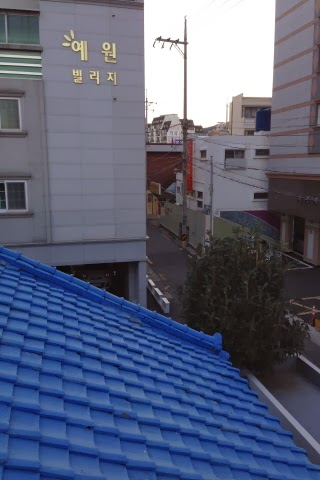
#> input picture Project3A/Video_Mosaicing/test_img/S1.jpg, 320 x 480 px
$ python wrapper2.py   (older library calls are emulated)
#> lines starting #> are read from the running program, lines starting #| are printed output that depends on the picture
### Project3A/Video_Mosaicing/mymosaic.py
'''
  File name: mymosaic.py
  Author:
  Date created:
'''

'''
  File clarification:
    Produce a mosaic by overlaying the pairwise aligned images to create the final mosaic image. If you want to implement
    imwarp (or similar function) by yourself, you should apply bilinear interpolation when you copy pixel values.
    As a bonus, you can implement smooth image blending of the final mosaic.
    - Input img_input: M elements numpy array or list, each element is a input image.
    - Outpuy img_mosaic: H × W × 3 matrix representing the final mosaic image.
'''

from helper import *;

def processList(img_input):


  length = int(len(img_input));

  middleElement = int(length/2);

  leftPart = img_input[:middleElement]
  leftPart.reverse()
  rightPart = img_input[middleElement + 1:]

  centerImage = img_input[middleElement]

  img_mosaic = findOutputForColorImageArray(centerImage, leftPart + rightPart)

  return img_mosaic

def mymosaic(img_input):
  # Your Code Here

  return processList(list(img_input))

### Project3A/Video_Mosaicing/helper.py


import numpy as np

import math

from scipy.interpolate import interp2d

from scipy.interpolate import griddata


from PIL import Image

import cv2


from constants import *

from scipy import signal


import numpy as np

from corner_detector import *
from anms import *

from feat_desc import *;

from scipy import signal;

from feat_match import *;

from ransac_est_homography import *;

from PIL import Image

from scipy.misc import imresize

from sift import *

import numpy as np

from corner_detector import *

from anms import *

from feat_desc import *;

from scipy import signal;

from feat_match import *;

from ransac_est_homography import *;

from PIL import Image

from scipy.misc import imresize

from sift import *

PROWS  = 20
PCOLS  = 20

DIVIDE_EPSILON = 0.0001

from constants import *

from scipy import signal

from helper import *

from scipy import ndimage

import matplotlib.pyplot as plt

import cv2


# [520 lines left out: functions implOneGenerateD, implOneGenerateDALL, implOne, mergeImages, GaussianPDF_2D, GaussianPDF_1D and 1 more, not called in this run]


def rgb2gray(rgb):
	return np.dot(rgb[...,:3], [0.299, 0.587, 0.114])


def findOutputForColorImage(im1, im2, siftFlag, wrapFlag):


	square = rgb2gray(im1)
	squareShift = rgb2gray(im2)


	square.astype("float")
	squareShift.astype("float")

	square = imresize(square, 1.0)
	squareShift = imresize(squareShift, 1.0)

	H = getHomo(square, squareShift, siftFlag)

	redplane, redplaneD, redplaneA  = mergeImages(im1[:,:,0], im2[:,:,0], H, wrapFlag)
	greenplane, greenplaneD, greenplaneA  =  mergeImages(im1[:,:,1], im2[:,:,1], H, wrapFlag)
	blueplane, blueplaneD, blueplaneA = mergeImages(im1[:,:,2], im2[:,:,2], H, wrapFlag)


	newImageS = np.zeros((redplane.shape[0], redplane.shape[1], 3), dtype="uint8")
	newImageD = np.zeros((redplane.shape[0], redplane.shape[1], 3), dtype="uint8")
	newImageA = np.zeros((redplane.shape[0], redplane.shape[1], 3), dtype="uint8")

	newImageA[:,:,0] = redplaneA
	newImageA[:,:,1] = greenplaneA
	newImageA[:,:,2] = blueplaneA

	newImageS[:,:,0] = redplane
	newImageS[:,:,1] = greenplane
	newImageS[:,:,2] = blueplane

	newImageD[:,:,0] = redplaneD
	newImageD[:,:,1] = greenplaneD
	newImageD[:,:,2] = blueplaneD

	x1,x2,y1,y2 = bbox1(redplaneA)

	# [4 lines of commented-out code are left out]


	newMask = newImageA[x1:x2+1, y1:y2+1,:]


	sImage = newImageS[x1:x2+1, y1:y2+1,:]
	dImage = newImageD[x1:x2+1, y1:y2+1,:]

	#Image.fromarray(newMask.astype("uint8")).show()
	#Image.fromarray(sImage.astype("uint8")).show()
	#Image.fromarray(dImage.astype("uint8")).show()

	mergedImage = cv2.seamlessClone(dImage, sImage, newMask.astype("uint8"), (int((sImage.shape[1])/2), int((sImage.shape[0])/2)), cv2.MIXED_CLONE)

	modifiedImage = newImageS.copy()

	modifiedImage[x1:x2+1, y1:y2+1,:] = mergedImage

	#mergedImage = np.clip(mergedImage, 0,255)

	#Image.fromarray(mergedImage.astype("uint8")).show()

	return modifiedImage


def getHomo(square, squareShift, siftFlag):

	x = None
	y = None
	xS = None
	yS = None
	fd = None
	fdS = None

	if not siftFlag:

		cmx = corner_detector(square)
		cmxS = corner_detector(squareShift)

		# Normalizing
		dst_norm = np.empty(cmx.shape, dtype=np.float32)
		cv2.normalize(cmx, dst_norm, alpha=0, beta=255, norm_type=cv2.NORM_MINMAX)
		dst_norm_scaled = cv2.convertScaleAbs(dst_norm)

		plt.imshow(cmx,cmap='jet')
		plt.show()

		dst_norm = np.empty(cmxS.shape, dtype=np.float32)
		cv2.normalize(cmxS, dst_norm, alpha=0, beta=255, norm_type=cv2.NORM_MINMAX)
		dst_norm_scaled = cv2.convertScaleAbs(dst_norm)


		plt.imshow(cmxS,cmap='jet')
		plt.show()
		# [5 lines of commented-out code are left out]

		print("anms computation")
		x,y,rmax = anms(cmx, Edge)
		xS,yS,rmaxS = anms(cmxS, Edge)
		print("anms done")

		# [6 lines of commented-out code are left out]


		fd =  implOne(square, x, y)
		fdS = implOne(squareShift, xS, yS)

		print("Descriptor Size")
		print(fd.shape)

	else:

		ppx, fd = computeSift(square)

		ppsx, fdS = computeSift(squareShift)

		x = ppx[:,0]
		y = ppx[:,1]

		xS = ppsx[:,0]
		yS = ppsx[:,1]

	implot = plt.imshow(square,cmap='gray')
	plt.plot(x,y,'ro',markersize = 2)
	plt.show()

	implot = plt.imshow(squareShift,cmap='gray')
	plt.plot(xS,yS,'ro',markersize=2)
	plt.show()

	mathingSet1 = feat_match(fdS, fd)
	mathingSet2 = feat_match(fd, fdS)


	map1 = {}

	smx = []
	smy = []
	dmx = []
	dmy = []

	for index in range(mathingSet1.shape[0]):
		if mathingSet1[index]!= -1:
			map1[(x[mathingSet1[index]], y[mathingSet1[index]])] = (xS[index], yS[index])


	mathes1to2 = []

	skpoints = []
	dkpoints = []

	count = 0;

	for index in range(mathingSet2.shape[0]):
		if mathingSet2[index]!= -1:
			newPoint = (xS[mathingSet2[index]], yS[mathingSet2[index]])
			currentPoint = (x[index], y[index])
			if currentPoint in map1 and map1[currentPoint] == newPoint:
				smx.append(x[index])
				smy.append(y[index])
				mathes1to2.append(cv2.DMatch(count, count, 1))
				count += 1

				dmx.append(xS[mathingSet2[index]])
				dmy.append(yS[mathingSet2[index]])

				skpoints.append(cv2.KeyPoint(x=x[index],y=y[index], _size=0))
				dkpoints.append(cv2.KeyPoint(x=xS[mathingSet2[index]], y=yS[mathingSet2[index]], _size=0))


	smx = np.array(smx)
	smy = np.array(smy)
	dmx = np.array(dmx)
	dmy = np.array(dmy)


	draw_params = dict(matchColor = (0,255,0), singlePointColor = None,matchesMask = None, flags = 2)

	src_pts = np.zeros((smx.shape[0],2), dtype="float32")
	dst_pts = np.zeros((smx.shape[0],2), dtype="float32")

	src_pts[:,0] = smx
	src_pts[:,1] = smy

	dst_pts[:,0] = dmx
	dst_pts[:,1] = dmy

	img3 = cv2.drawMatches(square,skpoints,squareShift,dkpoints,mathes1to2,None,**draw_params)

	Image.fromarray(img3.astype("uint8")).show()

	H, inliners = ransac_est_homography(dmx, dmy, smx, smy, SSD_THRES)

	indexesO = np.where(np.array(inliners)==0)
	print(indexesO)

	indexesI = np.where(np.array(inliners)==1)
	print(indexesI)

	sptsx = smx[indexesO]
	sptsy = smy[indexesO]
	dptsx = dmx[indexesO]
	dptsy = dmy[indexesO]

	ransacsqaure = square.copy()
	ransacsqaureshift = squareShift.copy()

	# [5 lines of commented-out code are left out]

	implot = plt.imshow(ransacsqaure,cmap='gray')
	plt.plot(sptsx,sptsy,'o',markersize=5)
	plt.plot(smx[indexesI],smy[indexesI],'ro',markersize=5)
	plt.show()

	implot = plt.imshow(ransacsqaureshift,cmap='gray')
	plt.plot(dptsx,dptsy,'o',markersize=5)
	plt.plot(dmx[indexesI],dmy[indexesI],'ro',markersize=5)
	plt.show()

	return H


# [4 lines left out: function bbox1, not called in this run]


def findOutputForColorImageArray(centerImage,orderBlending, siftFlag = True, wrapFlag = False, resize = 1.0):

	centerImage = imresize(centerImage, resize)

	currentImage = np.array(centerImage)

	orderBlending = [imresize(i, resize) for i in orderBlending]

	for destImage in orderBlending:
		currentImage = findOutputForColorImage(currentImage, np.array(destImage), siftFlag, wrapFlag)

	Image.fromarray(currentImage.astype("uint8")).show()


#def projectImage(image, cylinder):

### Project3A/Video_Mosaicing/sift.py

import cv2 as cv2
import numpy as np

def computeSift(grayImage):


	print(grayImage.shape)
	nei = np.zeros((grayImage.shape[0], grayImage.shape[1], 3 ), dtype="uint8")

	nei[:,:,0] = grayImage
	nei[:,:,1] = grayImage
	nei[:,:,2] = grayImage


	sift = cv2.xfeatures2d.SIFT_create(3000)
	kp1,grid_z0 = sift.detectAndCompute(grayImage,None)
	#print(kp1)
	#orb = cv.ORB_create(nfeatures = 500)
	#kp, grid_z0 = sift.detectAndCompute(nei,None)
	pts = np.array([i.pt for i in kp1])
	print(pts)
	#grid_z0m = grid_z0 - np.mean(grid_z0, axis=1).reshape((grid_z0.shape[0],1))

#	grid_z0nv = grid_z0m / np.std(grid_z0m, axis=1).reshape((grid_z0.shape[0],1))


	print("shift")
	print(pts.shape)
	#print(grid_z0.shape)

	return pts, np.transpose(grid_z0)

### Project3A/Video_Mosaicing/anms.py
'''
  File name: anms.py
  Author:
  Date created:
'''

'''
  File clarification:
    Implement Adaptive Non-Maximal Suppression. The goal is to create an uniformly distributed
    points given the number of feature desired:
    - Input cimg: H × W matrix representing the corner metric matrix.
    - Input max_pts: the number of corners desired.
    - Outpuy x: N × 1 vector representing the column coordinates of corners.
    - Output y: N × 1 vector representing the row coordinates of corners.
    - Output rmax: suppression radius used to get max pts corners.
'''

import numpy as np

from constants import *

# [5 lines left out: function addIntoSet, not called in this run]

def first_nonzero(arr, axis, invalid_val=-1):
    mask = arr!=MAX
    return np.where(mask.any(axis=axis), mask.argmax(axis=axis), invalid_val)


def anms_vec(cimg, max_pts):

  meanValue = np.mean(cimg.flatten()) + np.std(cimg.flatten())/2;

  validIndexes = np.where(cimg.flatten() > meanValue)


  iflat = cimg.flatten()

  identity = np.arange(iflat.shape[0])

  iflat = iflat[validIndexes]

  imap, jmap = np.meshgrid(np.arange(cimg.shape[0]),np.arange(cimg.shape[1]), indexing='ij')

  imap = imap.flatten()
  jmap = jmap.flatten()

  imap = imap[validIndexes]
  jmap = jmap[validIndexes]

  identity = identity[validIndexes]

  imap = imap.reshape((1,imap.shape[0]))
  jmap = jmap.reshape((1,jmap.shape[0]))


  iref = np.tile(imap, (imap.shape[1],1))
  jref = np.tile(jmap, (imap.shape[1],1))


  ireft = np.transpose(iref)
  jreft = np.transpose(jref)

  #print(iref)
  #print(jref)


  idistance = iref * iref + ireft * ireft - 2 * ireft * iref
  jdistance = jref * jref + jreft * jreft - 2 * jref * jreft

  #print(idistance + jdistance)
  #print(jdistance)

  distance = idistance + jdistance

  distIndexes = np.argsort(distance, axis=1)


  #print(distIndexes)

  distIndexesflatten = distIndexes.flatten()

  intensitiesOrder = iflat[distIndexesflatten]

  identityOrder = identity[distIndexesflatten]


  intensitiesOrder = intensitiesOrder.reshape((imap.shape[1], imap.shape[1]))

  identityOrder = identityOrder.reshape((imap.shape[1], imap.shape[1]))

  distanceOrder = np.sort(distance, axis = 1)


  #print(intensitiesOrder)

  intitalRow = intensitiesOrder[:,0].reshape((imap.shape[1],1))

  intitalRow = intitalRow * THRES

  intitalRowRepeat = np.tile(intitalRow, (1,imap.shape[1]))


  intensitiesOrderSub = intensitiesOrder - intitalRowRepeat

  intensitiesOrderSub[np.where(intensitiesOrderSub < 0)] = MAX


  # savior = np.zeros((imap.shape[1], imap.shape[1]))

  # savior[0,:] = MAX

  intensitiesOrderSub[:,0] = MAX

  # [10 lines of commented-out code are left out]


  indexCount = np.arange(imap.shape[1]) * imap.shape[1]


  # rowTopper = intensitySortOrder[:,0]

  rowTopper = first_nonzero(intensitiesOrderSub[:,1:], axis = 1)  + 1

  rowTopperIndex = rowTopper + indexCount

  radius = distanceOrder.flatten()[rowTopperIndex]

  globalMaxIndex = np.where(iflat == np.max(iflat))

  radius[globalMaxIndex] = np.max(distance, axis = 1)[globalMaxIndex]


  radiusSortOrder = np.argsort(radius)[::-1]


  yOrder = imap.flatten()[radiusSortOrder]

  xOrder = jmap.flatten()[radiusSortOrder]

  radiusOrder = np.sort(radius)

  maxRadius = radiusOrder[max_pts - 1]

  #print(radius.reshape(cimg.shape[0], cimg.shape[1]))

  return np.array(xOrder), np.array(yOrder), maxRadius


# [41 lines left out: function getRadiusMap, not called in this run]

def anms(cimg, max_pts):
  return anms_vec(cimg, max_pts)


# [67 lines left out: function anmsOld, not called in this run]


img = np.zeros((5,5), dtype="float")


img[0,0] = 1

img[4,0] = 1

img[4,4] = 2

img[0,4] = 1

img[2,2] = 1

print(img)


anms_vec(img, 5)

### Project3A/Video_Mosaicing/feat_match.py
'''
  File name: feat_match.py
  Author:
  Date created:
'''

'''
  File clarification:
    Matching feature descriptors between two images. You can use k-d tree to find the k nearest neighbour.
    Remember to filter the correspondences using the ratio of the best and second-best match SSD. You can set the threshold to 0.6.
    - Input descs1: 64 × N1 matrix representing the corner descriptors of first image.
    - Input descs2: 64 × N2 matrix representing the corner descriptors of second image.
    - Outpuy match: N1 × 1 vector where match i points to the index of the descriptor in descs2 that matches with the
                    feature i in descriptor descs1. If no match is found, you should put match i = −1.
'''


from annoy import AnnoyIndex

import numpy as np


THRES = 0.6

def feat_match(descs1, descs2):
  # Your Code Here

  descs1T = np.transpose(descs1)
  descs2T = np.transpose(descs2)

  an = AnnoyIndex(descs1.shape[0])

  for vecIndex in range(descs2T.shape[0]):
    an.add_item(vecIndex, descs2T[vecIndex, :])

  an.build(200)

  mathingIndex = []

  for vecIndex in range(descs1T.shape[0]):
    vector = descs1T[vecIndex, :];
    neighbours, distance = an.get_nns_by_vector(vector, 2, search_k=-1, include_distances=True)

    if distance[1]!= 0 and(1.0*distance[0])/distance[1] <= THRES:
      mathingIndex.append(neighbours[0])
    else:
      mathingIndex.append(-1)


  return np.array(mathingIndex)

### Project3A/Video_Mosaicing/wrapper2.py


from PIL import Image


from helper import *


import sys

from mymosaic import *


iarray = [Image.open("test_img/S1.jpg"), Image.open("test_img/S2.jpg"), Image.open("test_img/S3.jpg"), Image.open("test_img/S5.jpg"), Image.open("test_img/S6.jpg")]
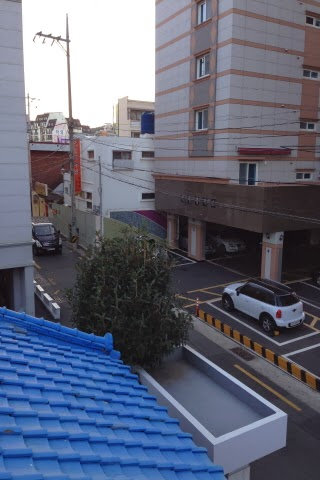
#> input picture Project3A/Video_Mosaicing/test_img/S2.jpg, 320 x 480 px
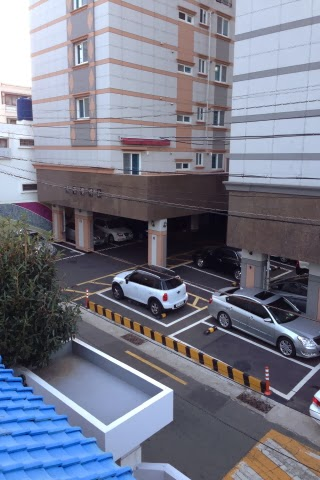
#> input picture Project3A/Video_Mosaicing/test_img/S3.jpg, 320 x 480 px
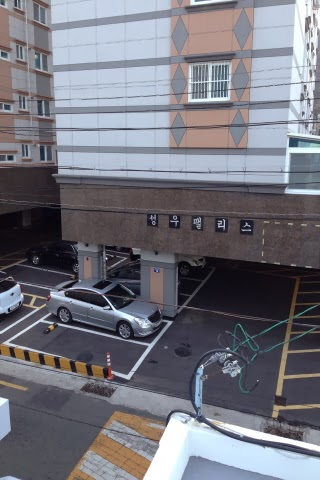
#> input picture Project3A/Video_Mosaicing/test_img/S5.jpg, 320 x 480 px
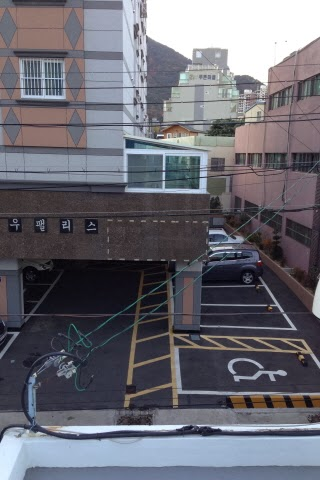
#> input picture Project3A/Video_Mosaicing/test_img/S6.jpg, 320 x 480 px


mymosaic(iarray)
#> in processList, centerImage is the input picture: PIL image 320x480 RGB; mean R, G, B 118.2, 120.5, 136.3
#> the loop in findOutputForColorImageArray, `for destImage in orderBlending:` made 1 pass
#> (printed output is left out)
#> pass 1, in findOutputForColorImage, `squareShift = rgb2gray(im2)`:
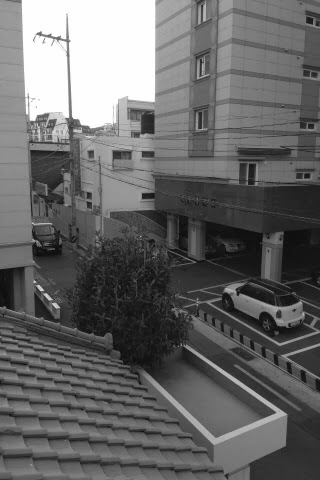
#> squareShift: shape (480, 320) float64; min 7.69, max 255, mean 103.4
#> pass 1, in getHomo, `plt.show()`:
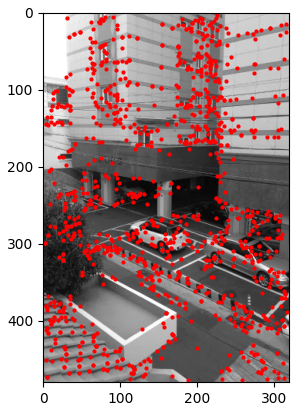
#> figure drawn by matplotlib, 1 panel
#> pass 1, in getHomo, `plt.show()`:
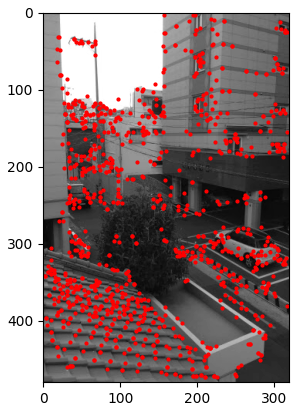
#> figure drawn by matplotlib, 1 panel
#> (the call stopped at in feat_match, `an = AnnoyIndex(descs1.shape[0])`: annoy is not available in this run)
